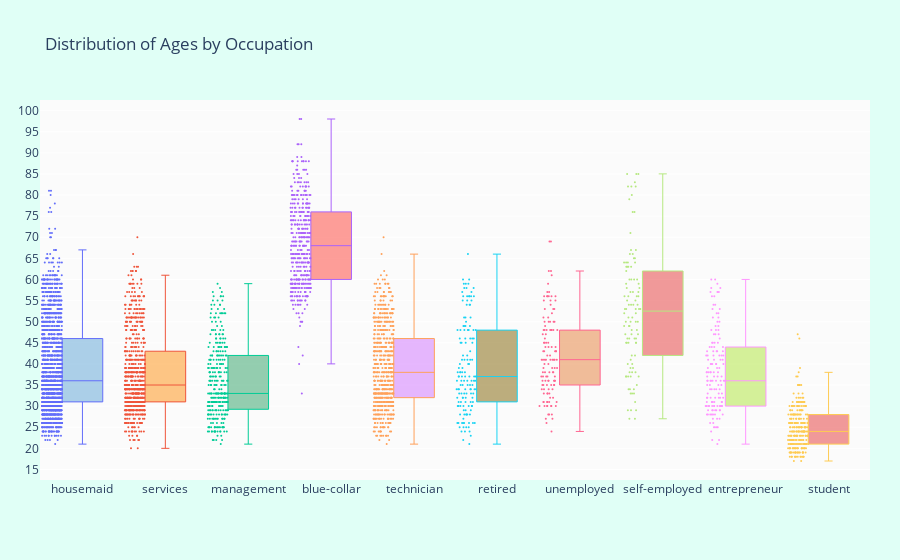

Notebook cell for this chart:
### Code cell
# Now let's see which occupation tended to have more Balance in their accounts
suscribed_df = df.loc[df["y"] == "yes"]

occupations = df["job"].unique().tolist()

# Get the balances by jobs
management = suscribed_df["age"].loc[suscribed_df["job"] == "management"].values
technician = suscribed_df["age"].loc[suscribed_df["job"] == "technician"].values
services = suscribed_df["age"].loc[suscribed_df["job"] == "services"].values
retired = suscribed_df["age"].loc[suscribed_df["job"] == "retired"].values
blue_collar = suscribed_df["age"].loc[suscribed_df["job"] == "blue-collar"].values
unemployed = suscribed_df["age"].loc[suscribed_df["job"] == "unemployed"].values
entrepreneur = suscribed_df["age"].loc[suscribed_df["job"] == "entrepreneur"].values
housemaid = suscribed_df["age"].loc[suscribed_df["job"] == "housemaid"].values
self_employed = suscribed_df["age"].loc[suscribed_df["job"] == "self-employed"].values
student = suscribed_df["age"].loc[suscribed_df["job"] == "student"].values


ages = [management, technician, services, retired, blue_collar, unemployed, 
         entrepreneur, housemaid, self_employed, student]

colors = ['rgba(93, 164, 214, 0.5)', 'rgba(255, 144, 14, 0.5)',
          'rgba(44, 160, 101, 0.5)', 'rgba(255, 65, 54, 0.5)', 
          'rgba(207, 114, 255, 0.5)', 'rgba(127, 96, 0, 0.5)',
         'rgba(229, 126, 56, 0.5)', 'rgba(229, 56, 56, 0.5)',
         'rgba(174, 229, 56, 0.5)', 'rgba(229, 56, 56, 0.5)']

traces = []

for xd, yd, cls in zip(occupations, ages, colors):
        traces.append(go.Box(
            y=yd,
            name=xd,
            boxpoints='all',
            jitter=0.5,
            whiskerwidth=0.2,
            fillcolor=cls,
            marker=dict(
                size=2,
            ),
            line=dict(width=1),
        ))

layout = go.Layout(
    title='Distribution of Ages by Occupation',
    yaxis=dict(
        autorange=True,
        showgrid=True,
        zeroline=True,
        dtick=5,
        gridcolor='rgb(255, 255, 255)',
        gridwidth=1,
        zerolinecolor='rgb(255, 255, 255)',
        zerolinewidth=2,
    ),
    margin=dict(
        l=40,
        r=30,
        b=80,
        t=100,
    ),
    paper_bgcolor='rgb(224,255,246)',
    plot_bgcolor='rgb(251,251,251)',
    showlegend=False
)

fig = go.Figure(data=traces, layout=layout)
iplot(fig)

### Figure 1 — Plotly figure (JSON) as saved in the notebook; plotly's stock layout.template omitted (floating-point values rounded to 4 significant figures; data arrays with more than 128 entries replaced by an {"elided": "..."} marker saying what was removed)
{"data": [{"boxpoints": "all", "fillcolor": "rgba(93, 164, 214, 0.5)", "jitter": 0.5, "line": {"width": 1}, "marker": {"size": 2}, "name": "housemaid", "type": "box", "whiskerwidth": 0.2, "y": {"elided": "1717 int values"}}, {"boxpoints": "all", "fillcolor": "rgba(255, 144, 14, 0.5)", "jitter": 0.5, "line": {"width": 1}, "marker": {"size": 2}, "name": "services", "type": "box", "whiskerwidth": 0.2, "y": {"elided": "730 int values"}}, {"boxpoints": "all", "fillcolor": "rgba(44, 160, 101, 0.5)", "jitter": 0.5, "line": {"width": 1}, "marker": {"size": 2}, "name": "management", "type": "box", "whiskerwidth": 0.2, "y": {"elided": "323 int values"}}, {"boxpoints": "all", "fillcolor": "rgba(255, 65, 54, 0.5)", "jitter": 0.5, "line": {"width": 1}, "marker": {"size": 2}, "name": "blue-collar", "type": "box", "whiskerwidth": 0.2, "y": {"elided": "434 int values"}}, {"boxpoints": "all", "fillcolor": "rgba(207, 114, 255, 0.5)", "jitter": 0.5, "line": {"width": 1}, "marker": {"size": 2}, "name": "technician", "type": "box", "whiskerwidth": 0.2, "y": {"elided": "638 int values"}}, {"boxpoints": "all", "fillcolor": "rgba(127, 96, 0, 0.5)", "jitter": 0.5, "line": {"width": 1}, "marker": {"size": 2}, "name": "retired", "type": "box", "whiskerwidth": 0.2, "y": {"elided": "144 int values"}}, {"boxpoints": "all", "fillcolor": "rgba(229, 126, 56, 0.5)", "jitter": 0.5, "line": {"width": 1}, "marker": {"size": 2}, "name": "unemployed", "type": "box", "whiskerwidth": 0.2, "y": [49, 41, 44, 31, 45, 45, 40, 56, 43, 28, 28, 41, 39, 27, 43, 43, 59, 35, 31, 28, 30, 42, 31, 44, 27, 33, 24, 37, 36, 42, 41, 52, 53, 55, 37, 47, 47, 50, 53, 35, 30, 33, 38, 50, 34, 34, 44, 37, 41, 54, 37, 30, 36, 36, 36, 56, 35, 30, 26, 51, 34, 34, 57, 35, 48, 48, 48, 30, 56, 48, 56, 56, 36, 57, 50, 44, 41, 51, 45, 36, 38, 30, 31, 43, 30, 32, 41, 45, 33, 48, 48, 37, 41, 40, 69, 69, 32, 35, 36, 46, 56, 35, 48, 61, 48, 31, 55, 39, 39, 62, 62, 31, 55, 33, 53, 38, 38, 50, 41, 41, 38, 43, 39, 50]}, {"boxpoints": "all", "fillcolor": "rgba(229, 56, 56, 0.5)", "jitter": 0.5, "line": {"width": 1}, "marker": {"size": 2}, "name": "self-employed", "type": "box", "whiskerwidth": 0.2, "y": [39, 45, 60, 35, 49, 46, 34, 40, 50, 42, 46, 33, 55, 39, 45, 49, 52, 31, 57, 54, 42, 33, 50, 29, 29, 54, 41, 27, 54, 55, 40, 45, 56, 56, 47, 47, 54, 59, 27, 34, 38, 58, 37, 53, 46, 53, 53, 33, 60, 46, 51, 51, 63, 79, 47, 63, 63, 45, 45, 63, 37, 59, 52, 65, 56, 29, 71, 53, 34, 56, 49, 64, 64, 64, 62, 38, 66, 65, 60, 82, 58, 80, 85, 85, 85, 57, 57, 53, 64, 76, 76, 60, 83, 66, 82, 48, 50, 48, 50, 67, 82, 37, 37, 37, 67, 38]}, {"boxpoints": "all", "fillcolor": "rgba(174, 229, 56, 0.5)", "jitter": 0.5, "line": {"width": 1}, "marker": {"size": 2}, "name": "entrepreneur", "type": "box", "whiskerwidth": 0.2, "y": {"elided": "149 int values"}}, {"boxpoints": "all", "fillcolor": "rgba(229, 56, 56, 0.5)", "jitter": 0.5, "line": {"width": 1}, "marker": {"size": 2}, "name": "student", "type": "box", "whiskerwidth": 0.2, "y": {"elided": "275 int values"}}], "layout": {"margin": {"b": 80, "l": 40, "r": 30, "t": 100}, "paper_bgcolor": "rgb(224,255,246)", "plot_bgcolor": "rgb(251,251,251)", "showlegend": false, "title": {"text": "Distribution of Ages by Occupation"}, "yaxis": {"autorange": true, "dtick": 5, "gridcolor": "rgb(255, 255, 255)", "gridwidth": 1, "showgrid": true, "zeroline": true, "zerolinecolor": "rgb(255, 255, 255)", "zerolinewidth": 2}}}
